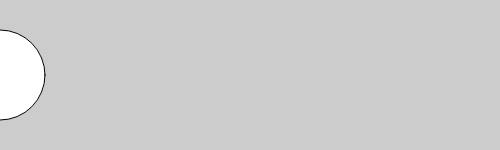
Frame 1 (no input)
Frame 60 (no input): identical to frame 1, image omitted
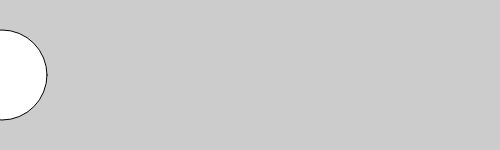
Frame 120 (the mouse pressed at the canvas centre since frame 60)

The p5.js sketch that drew these frames (run headless with seeded random() and noise() and a simulated clock; from frame 60 on, the mouse is pressed at the canvas centre):

// p5.js sketch
// ── sketch.js
var timer1 = 2000; // in thousands, number of seconds to the right
var timer2 = 4000; //number of seconds to the left
var x = 0;

function setup() {
  createCanvas(500, 150);
}

function draw() {
  var time = millis();
  background(204);
  if (time > timer2) {
    x -= 1;
    if (x < 0) {
      timer1 = millis();
      timer2 = timer1 + 2000;
    }
  } else if (time > timer1) {
    x += 2;
  }
    
  ellipse(x, 75, 90, 90);
}
